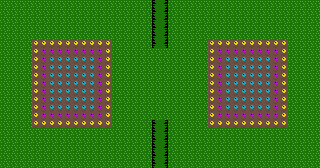

This is a level from a 2D game, rendered from its Tiled map with the project's own tilesets. A one-line summary and the complete map file follow:
An orthogonal 40x21 tile map with 8x8 px tiles, 1 tile layer (Visual).

<map version="1.5" tiledversion="1.6.0" orientation="orthogonal" renderorder="right-down" width="40" height="21" tilewidth="8" tileheight="8" infinite="0" nextlayerid="2" nextobjectid="1">
 <editorsettings>
  <export target="../Assets/Resources/garden2.json" format="json" />
 </editorsettings>
 <tileset firstgid="1" source="blocks.tsx" />
 <layer id="1" name="Visual" width="40" height="21">
  <data encoding="csv">
1,1,1,1,1,1,1,1,1,1,1,1,1,1,1,1,1,1,1,4,5,1,1,1,1,1,1,1,1,1,1,1,1,1,1,1,1,1,1,1,
1,1,1,1,1,1,1,1,1,1,1,1,1,1,1,1,1,1,1,4,5,1,1,1,1,1,1,1,1,1,1,1,1,1,1,1,1,1,1,1,
1,1,1,1,1,1,1,1,1,1,1,1,1,1,1,1,1,1,1,4,5,1,1,1,1,1,1,1,1,1,1,1,1,1,1,1,1,1,1,1,
1,1,1,1,1,1,1,1,1,1,1,1,1,1,1,1,1,1,1,4,5,1,1,1,1,1,1,1,1,1,1,1,1,1,1,1,1,1,1,1,
1,1,1,1,1,1,1,1,1,1,1,1,1,1,1,1,1,1,1,4,5,1,1,1,1,1,1,1,1,1,1,1,1,1,1,1,1,1,1,1,
1,1,1,1,3,3,3,3,3,3,3,3,3,3,1,1,1,1,1,4,5,1,1,1,1,1,3,3,3,3,3,3,3,3,3,3,1,1,1,1,
1,1,1,1,3,6,6,6,6,6,6,6,6,3,1,1,1,1,1,1,1,1,1,1,1,1,3,6,6,6,6,6,6,6,6,3,1,1,1,1,
1,1,1,1,3,6,7,7,7,7,7,7,6,3,1,1,1,1,1,1,1,1,1,1,1,1,3,6,7,7,7,7,7,7,6,3,1,1,1,1,
1,1,1,1,3,6,7,7,7,7,7,7,6,3,1,1,1,1,1,1,1,1,1,1,1,1,3,6,7,7,7,7,7,7,6,3,1,1,1,1,
1,1,1,1,3,6,7,7,7,7,7,7,6,3,1,1,1,1,1,1,1,1,1,1,1,1,3,6,7,7,7,7,7,7,6,3,1,1,1,1,
1,1,1,1,3,6,7,7,7,7,7,7,6,3,1,1,1,1,1,1,1,1,1,1,1,1,3,6,7,7,7,7,7,7,6,3,1,1,1,1,
1,1,1,1,3,6,7,7,7,7,7,7,6,3,1,1,1,1,1,1,1,1,1,1,1,1,3,6,7,7,7,7,7,7,6,3,1,1,1,1,
1,1,1,1,3,6,7,7,7,7,7,7,6,3,1,1,1,1,1,1,1,1,1,1,1,1,3,6,7,7,7,7,7,7,6,3,1,1,1,1,
1,1,1,1,3,6,7,7,7,7,7,7,6,3,1,1,1,1,1,1,1,1,1,1,1,1,3,6,7,7,7,7,7,7,6,3,1,1,1,1,
1,1,1,1,3,6,6,6,6,6,6,6,6,3,1,1,1,1,1,1,1,1,1,1,1,1,3,6,6,6,6,6,6,6,6,3,1,1,1,1,
1,1,1,1,3,3,3,3,3,3,3,3,3,3,1,1,1,1,1,4,5,1,1,1,1,1,3,3,3,3,3,3,3,3,3,3,1,1,1,1,
1,1,1,1,1,1,1,1,1,1,1,1,1,1,1,1,1,1,1,4,5,1,1,1,1,1,1,1,1,1,1,1,1,1,1,1,1,1,1,1,
1,1,1,1,1,1,1,1,1,1,1,1,1,1,1,1,1,1,1,4,5,1,1,1,1,1,1,1,1,1,1,1,1,1,1,1,1,1,1,1,
1,1,1,1,1,1,1,1,1,1,1,1,1,1,1,1,1,1,1,4,5,1,1,1,1,1,1,1,1,1,1,1,1,1,1,1,1,1,1,1,
1,1,1,1,1,1,1,1,1,1,1,1,1,1,1,1,1,1,1,4,5,1,1,1,1,1,1,1,1,1,1,1,1,1,1,1,1,1,1,1,
1,1,1,1,1,1,1,1,1,1,1,1,1,1,1,1,1,1,1,4,5,1,1,1,1,1,1,1,1,1,1,1,1,1,1,1,1,1,1,1
</data>
 </layer>
</map>